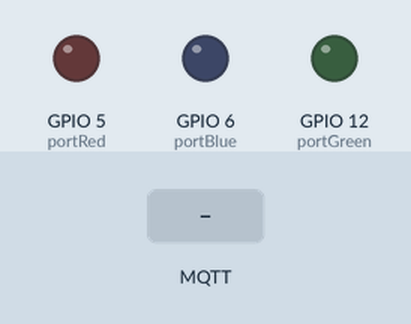
A sketch run on a simulated ESP8266 (NodeMCU). Shown: output pins drawn as LEDs (lit = HIGH). The test bench sets the inputs (shaded band). WiFi joins after 1.5 s; servers stay silent unless stated; no MQTT or app messages arrive unless stated; what the sketch prints to the serial monitor is not drawn.

Above: at 2.7 s.
2.8 s: MQTT message "1" arrives on the first subscribed topic
At 4.0 s:
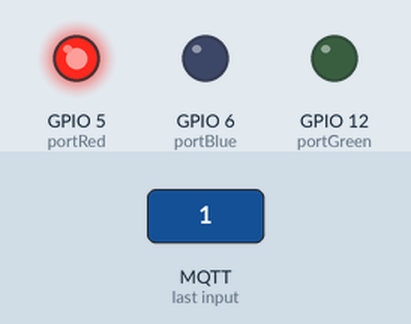
4.3 s: MQTT message "2" arrives on the first subscribed topic
At 5.4 s:
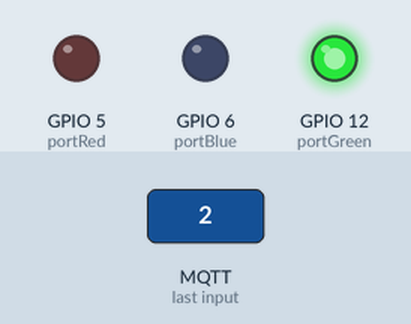
5.8 s: MQTT message "3" arrives on the first subscribed topic
At 6.5 s:
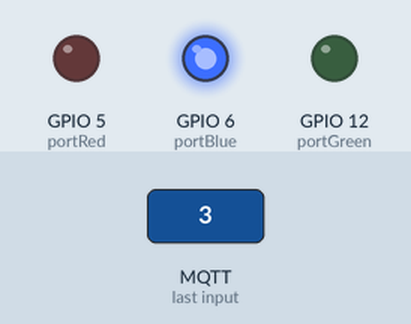
7.3 s: MQTT message "4" arrives on the first subscribed topic
At 7.7 s:
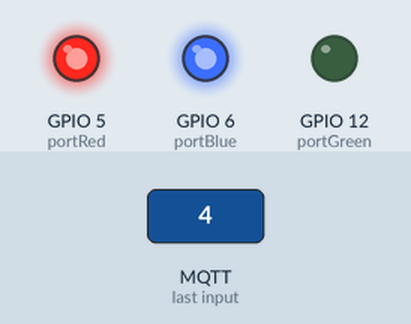
8.8 s: MQTT message "5" arrives on the first subscribed topic
At 10.0 s:
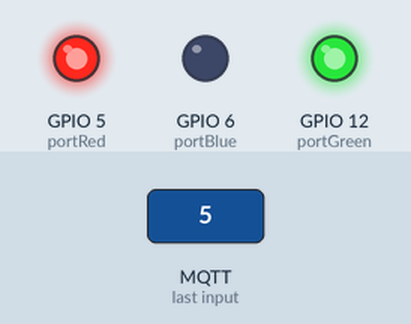
10.3 s: MQTT message "6" arrives on the first subscribed topic
At 11.1 s:
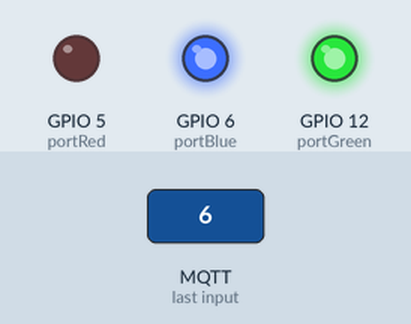
Timing chart, 0 to 12.8 s (numbered marks = the images above; inputs shaded):
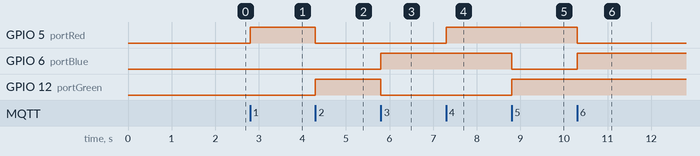

The sketch:

Aula_MQTT.ino
```cpp
#include <ESP8266WiFi.h> // Importa a Biblioteca ESP8266WiFi
#include <PubSubClient.h> // Importa a Biblioteca PubSubClient


#define TOPICO_SUB  "/house/iluminacao/01"
#define TOPICO_PUB  "/house/confirma/01"

// Cores
#define red 1
#define green 2
#define yellow 3

// REDE WIFI

const char* SSID = "autohome";        // Nome da Minha rede Wifi
const char* PASSWORD  = "comida05";   // Senha da Minha rede Wif


//MQTT
const char* BROKER_MQTT = "10.0.0.198";  // Endereço do Servidor Broker;
int BROKER_PORT = 1883;                         // Porta do Servidor

// USER/PASSWORD MQTT

const char* User_MQTT = "autohome";             // Usuario MQTT
const char* Pass_MQTT = "comida05";             // Senha MQTT


int portRed = 5;
int portGreen = 12;
int portBlue = 6;
int Contagem = 0;

WiFiClient espClient; // Cria o objeto espClient
PubSubClient MQTT(espClient); // Instancia o Cliente MQTT passando o objeto espClient

void mqtt_callback(char* topic, byte* payload, unsigned int length);

void setup() {
  // put your setup code here, to run once:
  InitPinos();
  InitSerial();
  initWiFi();
  initMQTT();

}


void loop() {
  // put your main code here, to run repeatedly:
//func_Teste();
verificaConexaoWIFIMQTT();
MQTT.loop();
//delay(1000);
}
```

MQTT.ino
```cpp
void initMQTT()
{
  MQTT.setServer(BROKER_MQTT, BROKER_PORT);
  MQTT.setCallback(mqtt_callback);
}


void mqtt_callback(char* topic, byte* payload, unsigned int length){
  String msg;
    for(int i = 0; i < length; i++)
    {
       char c = (char)payload[i];
       msg += c;
    }

    if (msg == "1"){// Vermelho
      digitalWrite(portRed, HIGH);
      digitalWrite(portGreen, LOW);
      digitalWrite(portBlue, LOW);
    }else if (msg == "2"){// Verde
      digitalWrite(portRed, LOW);
      digitalWrite(portGreen, HIGH);
      digitalWrite(portBlue, LOW);
    }else if (msg == "3"){// Azul
      digitalWrite(portRed, LOW);
      digitalWrite(portGreen, LOW);
      digitalWrite(portBlue, HIGH);
    }else if (msg == "4"){// Roxo
      digitalWrite(portRed, HIGH);
      digitalWrite(portGreen, LOW);
      digitalWrite(portBlue, HIGH);
    }else if (msg == "5"){// Marron
      digitalWrite(portRed, HIGH);
      digitalWrite(portGreen, HIGH);
      digitalWrite(portBlue, LOW);
    }else if (msg == "6"){// Ciano
      digitalWrite(portRed, LOW);
      digitalWrite(portGreen, HIGH);
      digitalWrite(portBlue, HIGH);
    }else if (msg == "restart"){
      ESP.reset();
    }

    Serial.print("Mensagem Recebida: ");
    Serial.println(msg);
}
```

Setup.ino
```cpp
void InitPinos(){
  pinMode(portRed, OUTPUT);
  pinMode(portGreen, OUTPUT);
  pinMode(portBlue, OUTPUT);
  digitalWrite(portRed, LOW);
  digitalWrite(portGreen, LOW);
  digitalWrite(portBlue, LOW);
}


void InitSerial(){
  Serial.begin(115200);
}

void initWiFi(){
  delay(10);
  Serial.println("------Conexao WI-FI------");
  Serial.print("Conectando-se na rede: ");
  Serial.println(SSID);
  Serial.println("Aguarde");

  reconectWiFi();
}


void verificaConexaoWIFIMQTT(){
  reconectWiFi();
  reconnectMQTT(); // verifica conexão Mqtt

}

void reconectWiFi(){

  // Teste se ja esta conectado;

  if (WiFi.status() == WL_CONNECTED) return;

   WiFi.begin(SSID, PASSWORD);  // Conectar a rede Wifi

   while (WiFi.status() != WL_CONNECTED){
    delay(100);
    Serial.print(".");
   }

   Serial.println();
   Serial.print("Conectado com sucesso na rede ");
   Serial.println(SSID);
   Serial.print("Meu IP: ");
   Serial.println(WiFi.localIP());

}

void reconnectMQTT(){

    //  String clientName = WiFi.macAddress();


  while(!MQTT.connected()){
    Serial.print("* Tentando se conectar ao Broker MQTT: ");
    Serial.println(BROKER_MQTT);
    if (MQTT.connect("Elton123123", User_MQTT, Pass_MQTT))
        {
            Serial.println("Conectado com sucesso ao broker MQTT!");
            MQTT.subscribe(TOPICO_SUB);
        }
   else
        {
            Serial.println("Falha ao reconectar no broker.");
            Serial.println("Havera nova tentatica de conexao em 2s");
            delay(2000);
        }
  }
}
```

Measured:
- after the input at 2.8 s, GPIO 5 (portRed): LOW → HIGH at once
- after the input at 4.3 s, GPIO 5 (portRed): HIGH → LOW at once; GPIO 12 (portGreen): LOW → HIGH at once
- after the input at 5.8 s, GPIO 6 (portBlue): LOW → HIGH at once; GPIO 12 (portGreen): HIGH → LOW at once
- after the input at 7.3 s, GPIO 5 (portRed): LOW → HIGH at once
- after the input at 8.8 s, GPIO 6 (portBlue): HIGH → LOW at once; GPIO 12 (portGreen): LOW → HIGH at once
- after the input at 10.3 s, GPIO 5 (portRed): HIGH → LOW at once; GPIO 6 (portBlue): LOW → HIGH at once
